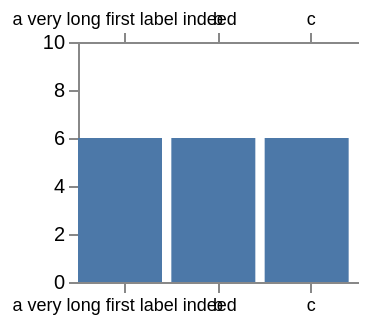

Vega-Lite specification for this chart:
### Vega specification from a JSON file in a GitHub repository (floating-point values rounded to 4 significant figures)
{"$schema": "https://vega.github.io/schema/vega/v6.json", "description": "labelBound culls nothing, which is upstream's behaviour rather than a gap: its bound test runs before the label bounds exist, and a cleared Bounds is trivially enclosed. The first label here overflows a 140-unit axis by more than sixty, and all three axes keep it — under true, under false, and under an explicit tolerance.", "width": 140, "height": 120, "padding": 5, "background": "white", "data": [{"name": "t", "values": [{"c": "a very long first label indeed"}, {"c": "b"}, {"c": "c"}]}], "scales": [{"name": "x", "type": "band", "domain": {"data": "t", "field": "c"}, "range": "width"}, {"name": "y", "type": "linear", "domain": [0, 10], "range": "height"}], "axes": [{"orient": "bottom", "scale": "x", "labelBound": true, "labelFontSize": 9}, {"orient": "top", "scale": "x", "labelBound": false, "labelFontSize": 9}, {"orient": "left", "scale": "y", "tickCount": 4, "labelBound": 40}], "marks": [{"type": "rect", "from": {"data": "t"}, "encode": {"enter": {"x": {"scale": "x", "field": "c"}, "width": {"scale": "x", "band": 0.9}, "y": {"scale": "y", "value": 0}, "y2": {"scale": "y", "value": 6}, "fill": {"value": "#4c78a8"}}}}]}
